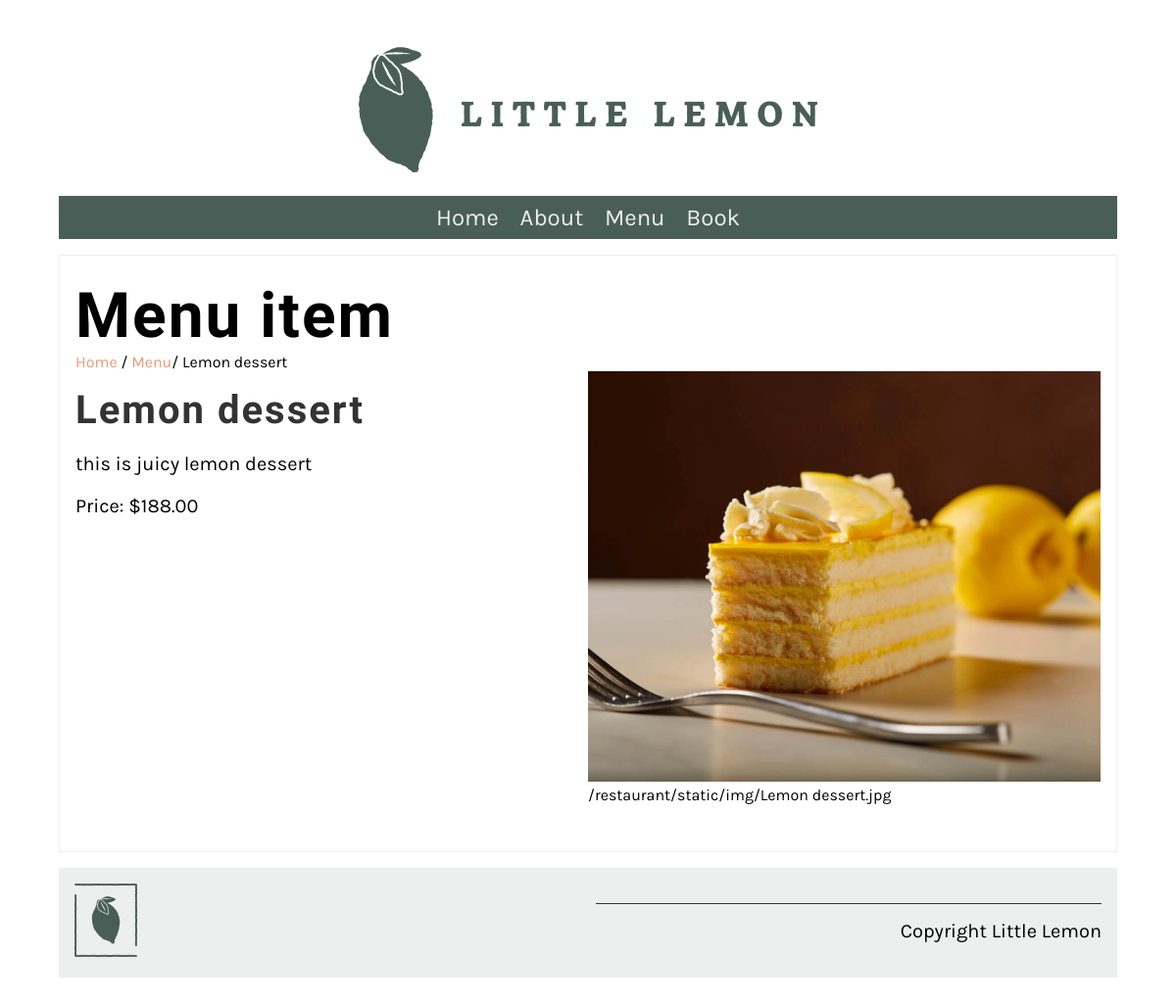
The app's page /menu_item/5/ with its own data.
### restaurant/models.py (models this page shows, shortened)
class Menu(models.Model):
   name = models.CharField(max_length=200)
   price = models.IntegerField(null=False)
   menu_item_description = models.TextField(max_length=1000, default='')

### restaurant/views.py (the view)
# urls.py: path('menu_item/<int:pk>/', views.display_menu_item, name="menu_item"),
def display_menu_item(request, pk=None):
    if pk:
        menu_item = Menu.objects.get(pk=pk)
    else:
        menu_item = ""
    return render(request, 'menu_item.html', {"menu_item": menu_item})

### restaurant/templates/menu_item.html
{% extends 'base.html' %}
{% load static %}
{% block content %}
<section>
   <article>
      <h1>Menu item</h1>
      <span>
         <a href="{% url 'home' %}">Home</a> /
         <a href="{% url 'menu' %}">Menu</a>/
         {{menu_item.name}}
      </span>
      <div class="row">
         <div class="column">
            <h2>
                {{ menu_item.name }}
            </h2>
            <p>
                {{ menu_item.menu_item_description }}
            </p>
            <p>
                Price: ${{ menu_item.price }}.00
            </p>
         </div>
         <div class="column">
            <img src="/restaurant/static/img/menu_items/{{menu_item.name}}.jpg" alt="{{ menu_item.name}}" />
            /restaurant/static/img/{{menu_item.name}}.jpg
        </div>
      </div>
   </article>
</section>
{% endblock %}

### restaurant/static/css/style.css (style rules this page uses)
body { font-family: 'Karla', sans-serif; margin-top: 3rem; margin-bottom: 3rem; margin-left: 5%; margin-right: 5%; }
h1, h2, h3, h4, h5, h6 { font-family: 'Markazi Text', serif; letter-spacing: 2px;; }
h1 { font-size: 4rem; margin-top: 1.5rem; margin-bottom: 0; }
h2 { font-size: 2.5rem; color: #333333; margin:1rem 0; }
p, ul { font-size: 1.25rem;; }
a { color: #EE9972; text-decoration: none; }
section { display: flex; gap: 2rem 1rem; margin-top: 1rem; margin-bottom: 1rem; flex-direction: row; }
article { flex:1; }
article img { max-width: 100%; }
main article { border: 1px solid #EDEFEE; padding-left: 1rem; padding-right: 1rem; }
.row { display: flex; flex-direction: row; width: 100%; padding-bottom: 1rem; }
.column { flex-basis: 50%; margin-bottom: 1rem; padding-bottom: 1rem; }

### records on screen
Menu: name "Lemon dessert", menu_item_description "this is juicy lemon dessert", price "188", name (picture)
